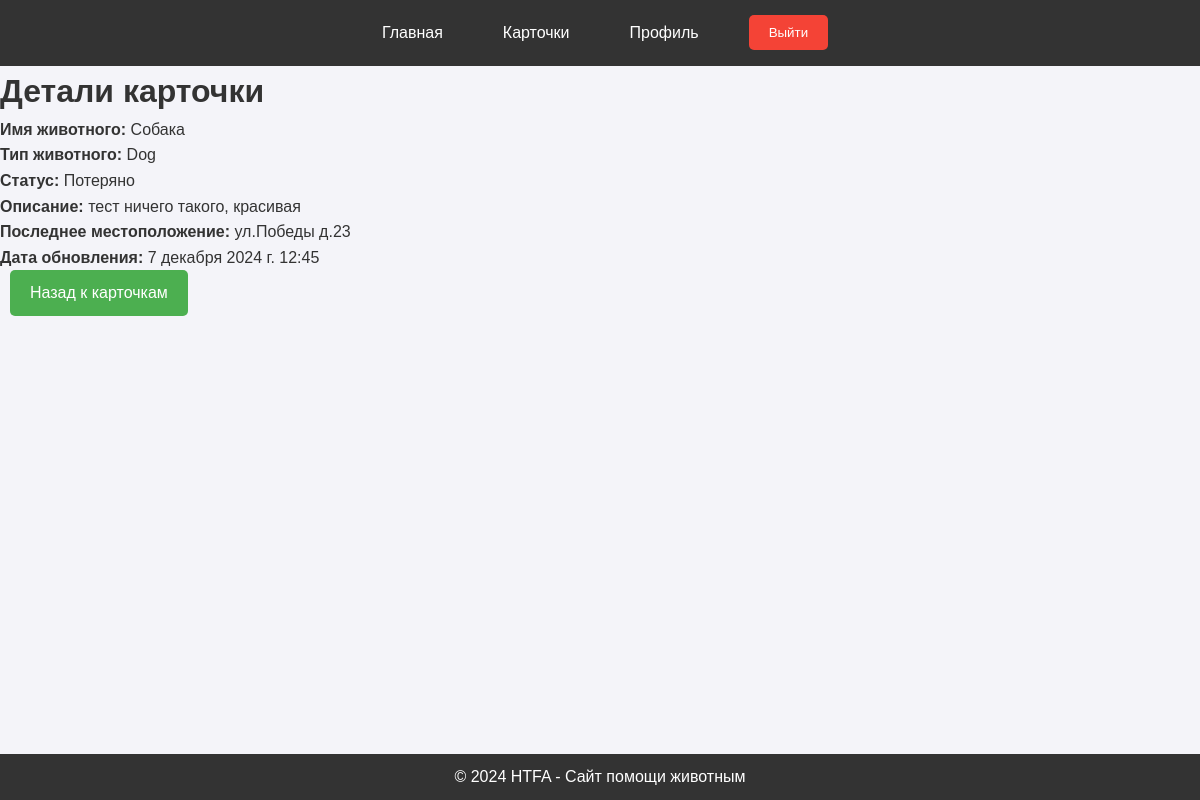
Screenshot of /card/1/ (signed in) with the database file from the repository.
### main/models.py (models this page shows, shortened)
class SearchCard(models.Model):
    id = models.AutoField(primary_key=True)
    user = models.ForeignKey(CustomUser, on_delete=models.CASCADE)  # Многие к одному
    created_at = models.DateTimeField(auto_now_add=True)
    name_animal = models.CharField(max_length=30)
    status = models.CharField(max_length=30)  # Статус поиска животного
    animal_type = models.CharField(max_length=30)  # Тип животного
    describe_animal = models.TextField()  # Описание животного
    last_seen_location = models.CharField(max_length=255)  # Последнее местоположение с координатами
    updated_at = models.DateTimeField(auto_now=True)  # Изменил на updated_at для последовательности

### main/views.py (the view)
# urls.py: path('card/<int:card_id>/', views.card_detail, name='card_detail'),
def card_detail(request, card_id):
    card = get_object_or_404(SearchCard, id=card_id)
    return render(request, 'main/card_detail.html', {'card': card})

### main/templates/main/card_detail.html (shortened to what this page needs)
{% extends 'main/base.html' %}
{% block content %}
<h1>Детали карточки</h1>
<p><strong>Имя животного:</strong> {{ card.name_animal }}</p>
<p><strong>Тип животного:</strong> {{ card.animal_type }}</p>
<p><strong>Статус:</strong> {{ card.status }}</p>
<p><strong>Описание:</strong> {{ card.describe_animal }}</p>
<p><strong>Последнее местоположение:</strong> {{ card.last_seen_location }}</p>
<p><strong>Дата обновления:</strong> {{ card.updated_at }}</p>
<a href="{% url 'cards' %}" class="btn">Назад к карточкам</a>
{% endblock %}

### main/static/css/styles.css (style rules this page uses)
* { margin: 0; padding: 0; box-sizing: border-box; font-family: Arial, sans-serif; }
body { background-color: #f4f4f9; color: #333; line-height: 1.6; }
h1, h2 { font-size: 2em; color: #333; }
button, .btn, .navbar .auth, .navbar .btn, .navbar .logout-btn { padding: 10px 20px; background-color: #4CAF50; color: white; border: none; border-radius: 5px; cursor: pointer; text-decoration: none; display: inline-block; text-align: center; margin: 0 10px; }
a { color: #4CAF50; text-decoration: none; }

### rows the page displays
SearchCard: name_animal "Собака", animal_type "Dog", status "Потеряно", describe_animal "тест ничего такого, красивая", last_seen_location "ул.Победы д.23", updated_at "7 декабря 2024 г. 12:45"
